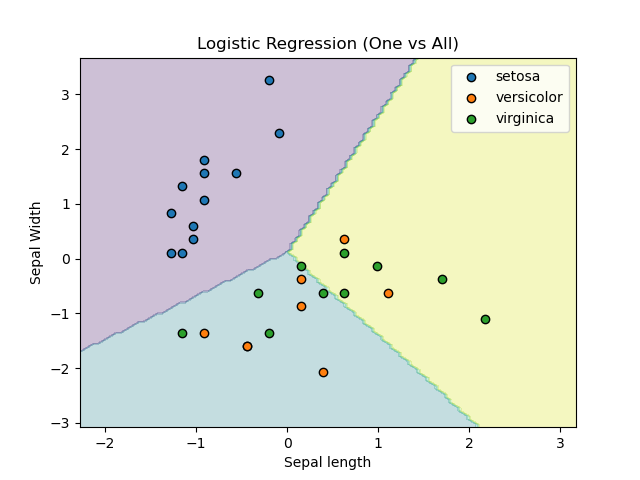

This figure's Python source:
import numpy as np
import matplotlib.pyplot as plt
from sklearn.datasets import load_iris
from sklearn.model_selection import train_test_split
from sklearn.preprocessing import StandardScaler
from sklearn.metrics import accuracy_score, precision_score, recall_score, f1_score

class LogisticRegression:
    def __init__(self, learning_rate=0.01, n_iterations=1000):
        """
        Initializes the LogisticRegression model.

        Parameters:
        - learning_rate (float): The step size at each iteration.
        - n_iterations (int): Number of iterations over the training dataset.

        """
        self.learning_rate = learning_rate
        self.n_iterations = n_iterations
        self.weights = None  # To be initialized in fit method
        self.bias = None  # To be initialized in fit method

    def _sigmoid(self, z):
        """
        compute the sigmoid function.

        Parameters:
        - z (np.array): Linear combination of weights and features plus bias.

        Returns:
        - np.array: Sigmoid of z.
        """
        sig = 1 / (1 + np.exp(-z))
        return sig

    def fit(self, X, y):
        """
        Fit the logistic regression model to the training data.

        Parameters:
        - X (np.array): Training features.
        - y (np.array): Target values.
        
        Returns:
        - self: The instance of the model.

        """
        # Initialize weights and bias
        self.weights = []
        self.bias = []

        num_classes = len(np.unique(y))

        for c in range(num_classes):
            y_conv = np.where(y == c, 1, 0)
            w_c = np.zeros(X.shape[1])
            b_c = 0
            # Gradient descent to update weights and bias
            for _ in range(self.n_iterations):
                dot_mul = np.dot(X, w_c) + b_c
                y_pred = self._sigmoid(dot_mul)
                # Implement the Gradient descent method to update the cost function
                dw = (1 / X.shape[0]) * np.dot(X.T, (y_pred - y_conv))
                db = (1 / X.shape[0]) * np.sum(y_pred - y_conv)

                w_c -= self.learning_rate * dw
                b_c -= self.learning_rate * db
            self.weights.append(w_c)
            self.bias.append(b_c)

    def predict_proba(self, X):
        """
        Predict probability estimates for all classes.

        Parameters:
        - X (np.array): Test features.

        Returns:
        - np.array: Probability of the sample for each class in the model.
        """
        predict_prob = []
        for i in range(len(self.weights)):
            dot_mul = np.dot(X, self.weights[i]) + self.bias[i]
            predicted_class = self._sigmoid(dot_mul)
            predict_prob.append(predicted_class)
        return np.array(predict_prob).T


    def predict(self, X):
        """
        Predict class labels for samples in X.

        Parameters:
        - X (np.array): Test features.
        - threshold (float): Threshold used to convert probabilities into binary output.

        Returns:
        - np.array: Predicted class label per sample.
        """
        prob = self.predict_proba(X)
        return np.argmax(prob, axis=1)  #Consider the class with maximum probability

    def plot_decision_boundary(self, X, y, target_names):
        ## creating a boundary of x and y

        x_min, y_min = np.min(X[:, 0]) - 1, np.min(X[:, 1]) - 1     # Min boundary for feature1, feature2
        x_max, y_max = np.max(X[:, 0]) + 1, np.max(X[:, 0]) + 1.5     # Max boundary for feature1, feature2

        ## forming a grid on which we can draw decision boundary
        x_grid, y_grid = np.meshgrid(np.arange(x_min, x_max, 0.05),
                             np.arange(y_min, y_max, 0.05))
        pred = self.predict(np.c_[x_grid.ravel(), y_grid.ravel()])
        pred = pred.reshape(x_grid.shape)
        ## Plotting decision boundary
        plt.contourf(x_grid, y_grid, pred, alpha=0.27)
        for i, name in enumerate(np.unique(y)):
            class_name = target_names[name]  # Map label to class name
            plt.scatter(X[y == name][:, 0], X[y == name][:, 1], label=f'{class_name}', edgecolors='k')
        plt.legend()
        plt.xlabel('Sepal length')
        plt.ylabel('Sepal Width')
        plt.title('Logistic Regression (One vs All)')
        plt.savefig('lr.png')
        plt.show()


# Load and preprocess dataset
iris = load_iris()
X = iris.data
y = iris.target
# Split the data
X_train, X_test, y_train, y_test = train_test_split(X, y, test_size=0.2, random_state=42)
# Feature scaling
scaler = StandardScaler()
X_train = scaler.fit_transform(X_train)
X_test = scaler.transform(X_test)
# Training the model
model = LogisticRegression()
model.fit(X_train, y_train)
y_pred = model.predict(X_test)
# Calculate the metrics using scikit-learn
accuracy = accuracy_score(y_test, y_pred)
precision = precision_score(y_test, y_pred, average='weighted', zero_division=0)
recall = recall_score(y_test, y_pred, average='weighted', zero_division=0)
f1_score = f1_score(y_test, y_pred, average='weighted', zero_division=0)

print(f'Accuracy: {round(accuracy,2)}')
print(f'Precision: {round(precision,2)}')
print(f'Recall: {round(recall,2)}')
print(f'F1 Score: {round(f1_score,2)}')


# Plotting the decision boundary and save the figure.
X_des = iris.data[:, :2]  # Consider only first two features for plotting
y = iris.target
feature_names = iris.feature_names[:2]  # Names of the first two features

# Split the data
X_train, X_test, y_train, y_test = train_test_split(X_des, y, test_size=0.2, random_state=2024)

# Feature scaling
scaler = StandardScaler()
X_train = scaler.fit_transform(X_train)
X_test = scaler.transform(X_test)

# Initialize and train the model
model_des = LogisticRegression()
model_des.fit(X_train, y_train)

model_des.plot_decision_boundary(X_test, y_test, iris.target_names)



